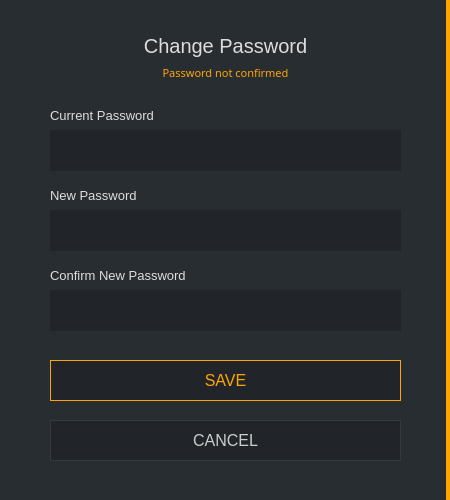
<?xml version="1.0" encoding="UTF-8"?>
<ui version="4.0">
 <class>ChangePasswordDialog</class>
 <widget class="QDialog" name="ChangePasswordDialog">
  <property name="geometry">
   <rect>
    <x>0</x>
    <y>0</y>
    <width>450</width>
    <height>500</height>
   </rect>
  </property>
  <property name="sizePolicy">
   <sizepolicy hsizetype="Fixed" vsizetype="Fixed">
    <horstretch>0</horstretch>
    <verstretch>0</verstretch>
   </sizepolicy>
  </property>
  <property name="minimumSize">
   <size>
    <width>338</width>
    <height>0</height>
   </size>
  </property>
  <property name="maximumSize">
   <size>
    <width>450</width>
    <height>550</height>
   </size>
  </property>
  <property name="windowTitle">
   <string>Change Password</string>
  </property>
  <property name="styleSheet">
   <string notr="true">background-color: #212529; color: #ddd; border: 0px;</string>
  </property>
  <layout class="QGridLayout" name="gridLayout">
   <property name="leftMargin">
    <number>0</number>
   </property>
   <property name="topMargin">
    <number>0</number>
   </property>
   <property name="rightMargin">
    <number>0</number>
   </property>
   <property name="bottomMargin">
    <number>0</number>
   </property>
   <item row="0" column="0" colspan="2">
    <widget class="QGroupBox" name="groupBox">
     <property name="styleSheet">
      <string notr="true">background-color: #282d31; border-right: 4px solid orange;</string>
     </property>
     <property name="title">
      <string/>
     </property>
     <widget class="QLabel" name="label_3">
      <property name="geometry">
       <rect>
        <x>50</x>
        <y>100</y>
        <width>351</width>
        <height>31</height>
       </rect>
      </property>
      <property name="font">
       <font>
        <pointsize>-1</pointsize>
       </font>
      </property>
      <property name="styleSheet">
       <string notr="true">color: #ddd;
border-right: 0px;
font-size: 13px;</string>
      </property>
      <property name="text">
       <string>Current Password</string>
      </property>
     </widget>
     <widget class="QLineEdit" name="m_oldPasswordEdit">
      <property name="geometry">
       <rect>
        <x>50</x>
        <y>130</y>
        <width>351</width>
        <height>41</height>
       </rect>
      </property>
      <property name="minimumSize">
       <size>
        <width>0</width>
        <height>25</height>
       </size>
      </property>
      <property name="font">
       <font>
        <family>Raleway</family>
        <pointsize>9</pointsize>
       </font>
      </property>
      <property name="styleSheet">
       <string notr="true">background-color: #212529;
border-right: 0px;
color: #e5e5e5;
padding: 5px;</string>
      </property>
      <property name="echoMode">
       <enum>QLineEdit::Password</enum>
      </property>
     </widget>
     <widget class="QLabel" name="label">
      <property name="geometry">
       <rect>
        <x>50</x>
        <y>180</y>
        <width>351</width>
        <height>31</height>
       </rect>
      </property>
      <property name="sizePolicy">
       <sizepolicy hsizetype="Maximum" vsizetype="Preferred">
        <horstretch>0</horstretch>
        <verstretch>0</verstretch>
       </sizepolicy>
      </property>
      <property name="font">
       <font>
        <pointsize>-1</pointsize>
       </font>
      </property>
      <property name="styleSheet">
       <string notr="true">color: #ddd;
border-right: 0px;
font-size: 13px;</string>
      </property>
      <property name="text">
       <string>New Password</string>
      </property>
     </widget>
     <widget class="QLineEdit" name="m_newPasswordEdit">
      <property name="geometry">
       <rect>
        <x>50</x>
        <y>210</y>
        <width>351</width>
        <height>41</height>
       </rect>
      </property>
      <property name="sizePolicy">
       <sizepolicy hsizetype="Expanding" vsizetype="Fixed">
        <horstretch>0</horstretch>
        <verstretch>0</verstretch>
       </sizepolicy>
      </property>
      <property name="minimumSize">
       <size>
        <width>0</width>
        <height>25</height>
       </size>
      </property>
      <property name="font">
       <font>
        <family>Raleway</family>
        <pointsize>9</pointsize>
       </font>
      </property>
      <property name="styleSheet">
       <string notr="true">background-color: #212529;
border-right: 0px;
color: #e5e5e5;
padding: 5px;</string>
      </property>
      <property name="echoMode">
       <enum>QLineEdit::Password</enum>
      </property>
     </widget>
     <widget class="QLabel" name="label_2">
      <property name="geometry">
       <rect>
        <x>50</x>
        <y>260</y>
        <width>351</width>
        <height>31</height>
       </rect>
      </property>
      <property name="sizePolicy">
       <sizepolicy hsizetype="Maximum" vsizetype="Preferred">
        <horstretch>0</horstretch>
        <verstretch>0</verstretch>
       </sizepolicy>
      </property>
      <property name="font">
       <font>
        <pointsize>-1</pointsize>
       </font>
      </property>
      <property name="styleSheet">
       <string notr="true">color: #ddd;
border-right: 0px;
font-size: 13px;</string>
      </property>
      <property name="text">
       <string>Confirm New Password</string>
      </property>
     </widget>
     <widget class="QLineEdit" name="m_newPasswordConfirmationEdit">
      <property name="geometry">
       <rect>
        <x>50</x>
        <y>290</y>
        <width>351</width>
        <height>41</height>
       </rect>
      </property>
      <property name="minimumSize">
       <size>
        <width>0</width>
        <height>25</height>
       </size>
      </property>
      <property name="font">
       <font>
        <family>Raleway</family>
        <pointsize>9</pointsize>
       </font>
      </property>
      <property name="styleSheet">
       <string notr="true">background-color: #212529;
border-right: 0px;
color: #e5e5e5;
padding: 5px;</string>
      </property>
      <property name="echoMode">
       <enum>QLineEdit::Password</enum>
      </property>
     </widget>
     <widget class="QLabel" name="m_errorLabel">
      <property name="geometry">
       <rect>
        <x>50</x>
        <y>60</y>
        <width>351</width>
        <height>25</height>
       </rect>
      </property>
      <property name="font">
       <font>
        <family>Raleway</family>
        <pointsize>-1</pointsize>
        <weight>50</weight>
        <italic>false</italic>
        <bold>false</bold>
       </font>
      </property>
      <property name="styleSheet">
       <string notr="true">color: orange; font: 11px; font-family: Raleway; border-right: 0px;</string>
      </property>
      <property name="text">
       <string>Password not confirmed</string>
      </property>
      <property name="alignment">
       <set>Qt::AlignCenter</set>
      </property>
     </widget>
     <widget class="QPushButton" name="m_okButton">
      <property name="enabled">
       <bool>false</bool>
      </property>
      <property name="geometry">
       <rect>
        <x>50</x>
        <y>360</y>
        <width>351</width>
        <height>41</height>
       </rect>
      </property>
      <property name="minimumSize">
       <size>
        <width>0</width>
        <height>25</height>
       </size>
      </property>
      <property name="font">
       <font>
        <pointsize>-1</pointsize>
       </font>
      </property>
      <property name="styleSheet">
       <string notr="true">QPushButton#m_okButton {color: orange; background-color: #212529; border: 1px solid orange; font-size: 16px;}

QPushButton#m_okButton:hover {color: orange; background-color: #212529; border: 2px solid orange; font-size: 16px;}</string>
      </property>
      <property name="text">
       <string>SAVE</string>
      </property>
      <property name="default">
       <bool>true</bool>
      </property>
     </widget>
     <widget class="QPushButton" name="m_cancelButton">
      <property name="geometry">
       <rect>
        <x>50</x>
        <y>420</y>
        <width>351</width>
        <height>41</height>
       </rect>
      </property>
      <property name="minimumSize">
       <size>
        <width>0</width>
        <height>25</height>
       </size>
      </property>
      <property name="font">
       <font>
        <pointsize>-1</pointsize>
       </font>
      </property>
      <property name="styleSheet">
       <string notr="true">QPushButton#m_cancelButton {color: #ccc; border: 1px solid #343a40; font-size: 16px; background-color: #212529;}

QPushButton#m_cancelButton:hover {color: #ddd; border: 2px solid #444; font-size: 16px; background-color: #212529;}</string>
      </property>
      <property name="text">
       <string>CANCEL</string>
      </property>
     </widget>
     <widget class="QLabel" name="label_4">
      <property name="geometry">
       <rect>
        <x>50</x>
        <y>30</y>
        <width>351</width>
        <height>31</height>
       </rect>
      </property>
      <property name="font">
       <font>
        <pointsize>-1</pointsize>
       </font>
      </property>
      <property name="styleSheet">
       <string notr="true">color: #ddd;
border-right: 0px;
font-size: 20px;</string>
      </property>
      <property name="text">
       <string>Change Password</string>
      </property>
      <property name="alignment">
       <set>Qt::AlignCenter</set>
      </property>
     </widget>
    </widget>
   </item>
  </layout>
 </widget>
 <resources/>
 <connections>
  <connection>
   <sender>m_newPasswordEdit</sender>
   <signal>textChanged(QString)</signal>
   <receiver>ChangePasswordDialog</receiver>
   <slot>checkPassword(QString)</slot>
   <hints>
    <hint type="sourcelabel">
     <x>223</x>
     <y>64</y>
    </hint>
    <hint type="destinationlabel">
     <x>168</x>
     <y>82</y>
    </hint>
   </hints>
  </connection>
  <connection>
   <sender>m_newPasswordConfirmationEdit</sender>
   <signal>textChanged(QString)</signal>
   <receiver>ChangePasswordDialog</receiver>
   <slot>checkPassword(QString)</slot>
   <hints>
    <hint type="sourcelabel">
     <x>223</x>
     <y>103</y>
    </hint>
    <hint type="destinationlabel">
     <x>168</x>
     <y>82</y>
    </hint>
   </hints>
  </connection>
  <connection>
   <sender>m_okButton</sender>
   <signal>clicked()</signal>
   <receiver>ChangePasswordDialog</receiver>
   <slot>accept()</slot>
   <hints>
    <hint type="sourcelabel">
     <x>169</x>
     <y>141</y>
    </hint>
    <hint type="destinationlabel">
     <x>168</x>
     <y>82</y>
    </hint>
   </hints>
  </connection>
  <connection>
   <sender>m_cancelButton</sender>
   <signal>clicked()</signal>
   <receiver>ChangePasswordDialog</receiver>
   <slot>reject()</slot>
   <hints>
    <hint type="sourcelabel">
     <x>277</x>
     <y>141</y>
    </hint>
    <hint type="destinationlabel">
     <x>168</x>
     <y>82</y>
    </hint>
   </hints>
  </connection>
 </connections>
 <slots>
  <slot>checkPassword(QString)</slot>
 </slots>
</ui>
